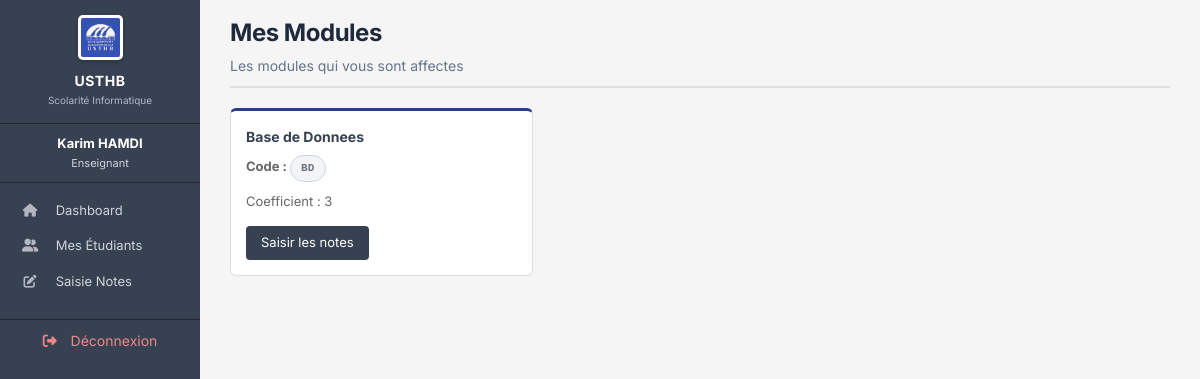
/mes_modules.php (signed in), run on an earlier commit of the app's database.
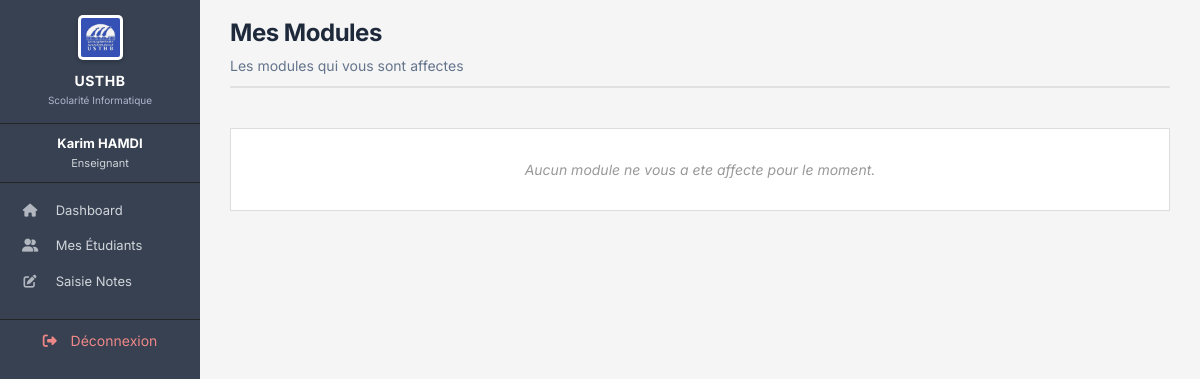
And on a later commit of the database.
### tables this page shows
CREATE TABLE `modules` (
  `id` int(11) NOT NULL AUTO_INCREMENT,
  `code_module` varchar(20) NOT NULL,
  `intitule` varchar(200) NOT NULL,
  `coefficient` int(11) NOT NULL DEFAULT 1,
  `enseignant_id` int(11) DEFAULT NULL,
  `semestre` int(11) DEFAULT 1,
  `credits` int(11) DEFAULT 3,
  `section` varchar(10) DEFAULT 'C',
  PRIMARY KEY (`id`),
  UNIQUE KEY `code_module` (`code_module`),
  KEY `enseignant_id` (`enseignant_id`),
  CONSTRAINT `modules_ibfk_1` FOREIGN KEY (`enseignant_id`) REFERENCES `enseignants` (`id`) ON DELETE SET NULL
);

### mes_modules.php (the view, shortened to what this page needs)
<?php
require_once 'config.php';
$user_id = $_SESSION['user_id'];
$stmt = $pdo->prepare("SELECT * FROM modules WHERE enseignant_id = ? ORDER BY intitule");
$stmt->execute([$user_id]);
$modules = $stmt->fetchAll();
include 'includes/header.php';
include 'includes/sidebar.php';
?>
<div class="main-content">
    <div class="page-header">
        <h1>Mes Modules</h1>
        <p>Les modules qui vous sont affectes</p>
    </div>
    <div class="modules-grid">
        <?php foreach ($modules as $m): ?>
        <div class="module-card" style="border-top: 3px solid #2c3e80;">
            <h4><?= htmlspecialchars($m['intitule']) ?></h4>
            <p style="font-weight: bold; margin-bottom: 10px;">
                Code : <span class="badge badge-code"><?= htmlspecialchars($m['code_module']) ?></span>
            </p>
            <p>Coefficient : <?= $m['coefficient'] ?></p>
            <div class="actions" style="margin-top: 15px;">
                <a href="saisie_notes.php" class="btn-add" style="display: block; text-align: center;">Saisir les notes</a>
            </div>
        </div>
        <?php endforeach; ?>
    </div>
    <?php if(empty($modules)): ?>
        <p class="empty-row" style="background: white; border: 1px solid #ddd; padding: 20px;">
            Aucun module ne vous a ete affecte pour le moment.
        </p>
    <?php endif; ?>
</div>
<?php include 'includes/footer.php'; ?>

What changed in the data, as far as the page shows it:
removed modules: intitule "Base de Donnees", code_module "BD", coefficient "3"
Also different on the page:
text now shown: "Aucun module ne vous a ete affecte pour le moment."
